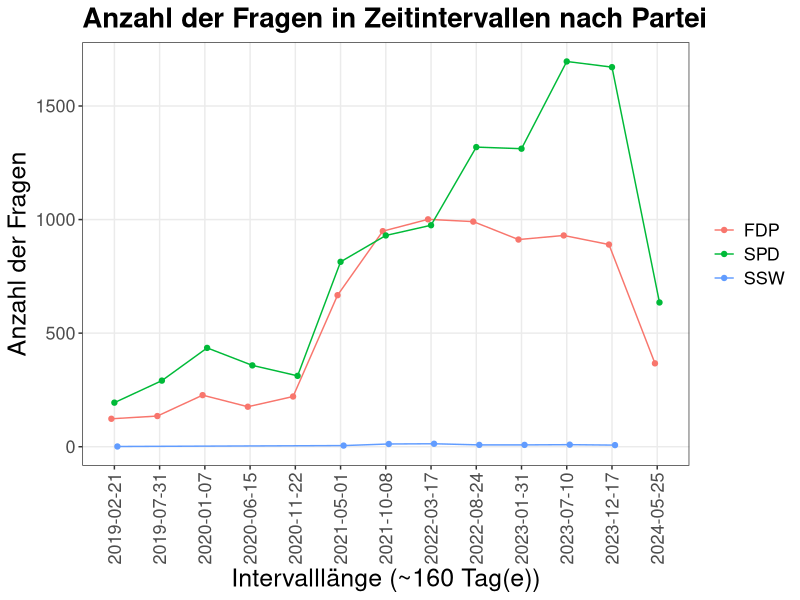

Recreate this plot in R.
library(dplyr)
library(ggplot2)
library(forcats)
library(tibble)

# load data
data <- read.csv(
  file.path("data", "abgeordnetenwatch_data_long_preprocessed_utf8_2.csv")
)

display_period <- function(data, start, end, interval_lengths, parties) {
  
  # create intervals for data aggregation
  no_of_days <- as.integer(floor((end - start)))
  no_of_intervals = ceiling(no_of_days/interval_lengths)

  # get starting date for each interval
  starting_interval_date <- seq(start, end, by = interval_lengths)
  
  # select and transform relevant data
  data |>
    filter(question_date >= start & question_date <= end) |>
    filter(party %in% parties) |>
    mutate(interval = findInterval(
      as.integer(as.Date(question_date) - start), 
      c(0, interval_lengths*1:no_of_intervals))) |>
    group_by(interval, party) |>
    summarise(
      no_of_questions = n(), .groups = "drop" # wenn fragen = 0, dann tauchen sie nicht im neuen datensatz auf
    ) |>

    # create plot
    ggplot(
      aes(
        x = interval,
        y = no_of_questions,
        colour = party,
        group = party
      )
    ) +
    geom_line(position = position_dodge(0.2)) +
    geom_point(position = position_dodge(0.2))+
    labs(
      y = "Anzahl der Fragen",
      x = paste0("Intervalllänge (~", interval_lengths, " Tag(e))"),
      color = NULL,
      title = "Anzahl der Fragen in Zeitintervallen nach Partei"
    ) +
    scale_x_continuous(
      breaks = c(1:length(starting_interval_date)), 
      labels = starting_interval_date,
      guide = guide_axis(angle = 90)
    ) +
    #scale_color_manual(values = party_colors) +
    theme_bw() + 
    theme(
      panel.grid.minor = element_blank(),
      axis.title = element_text(size = 18),
      axis.text = element_text(size = 13),
      plot.title = element_text(face = "bold", size = 20),
      legend.text = element_text(size = 13)
    )
}

display_period(data, as.Date("2019-02-21"), as.Date("2024-08-03"), 160, c("SPD", "SSW", "FDP"))

